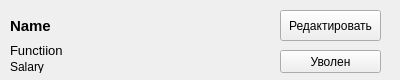
<?xml version="1.0" encoding="UTF-8"?>
<ui version="4.0">
 <class>employeewidget</class>
 <widget class="QWidget" name="employeewidget">
  <property name="geometry">
   <rect>
    <x>0</x>
    <y>0</y>
    <width>400</width>
    <height>80</height>
   </rect>
  </property>
  <property name="minimumSize">
   <size>
    <width>400</width>
    <height>80</height>
   </size>
  </property>
  <property name="maximumSize">
   <size>
    <width>400</width>
    <height>80</height>
   </size>
  </property>
  <property name="windowTitle">
   <string>Form</string>
  </property>
  <property name="styleSheet">
   <string notr="true"/>
  </property>
  <widget class="QLabel" name="nameLabel">
   <property name="geometry">
    <rect>
     <x>10</x>
     <y>10</y>
     <width>301</width>
     <height>31</height>
    </rect>
   </property>
   <property name="styleSheet">
    <string notr="true">QLabel{
font : bold;
font-size: 15px;
}</string>
   </property>
   <property name="text">
    <string>Name</string>
   </property>
  </widget>
  <widget class="QLabel" name="functionLabel">
   <property name="geometry">
    <rect>
     <x>10</x>
     <y>40</y>
     <width>231</width>
     <height>21</height>
    </rect>
   </property>
   <property name="styleSheet">
    <string notr="true">QLabel{
font-size: 13px;
}</string>
   </property>
   <property name="text">
    <string>Functiion</string>
   </property>
  </widget>
  <widget class="QPushButton" name="edit">
   <property name="geometry">
    <rect>
     <x>280</x>
     <y>10</y>
     <width>101</width>
     <height>31</height>
    </rect>
   </property>
   <property name="text">
    <string>Редактировать</string>
   </property>
  </widget>
  <widget class="QPushButton" name="del">
   <property name="geometry">
    <rect>
     <x>280</x>
     <y>50</y>
     <width>101</width>
     <height>23</height>
    </rect>
   </property>
   <property name="text">
    <string>Уволен</string>
   </property>
  </widget>
  <widget class="QLabel" name="salaryLabel">
   <property name="geometry">
    <rect>
     <x>10</x>
     <y>60</y>
     <width>47</width>
     <height>13</height>
    </rect>
   </property>
   <property name="text">
    <string>Salary</string>
   </property>
  </widget>
 </widget>
 <resources/>
 <connections/>
</ui>
